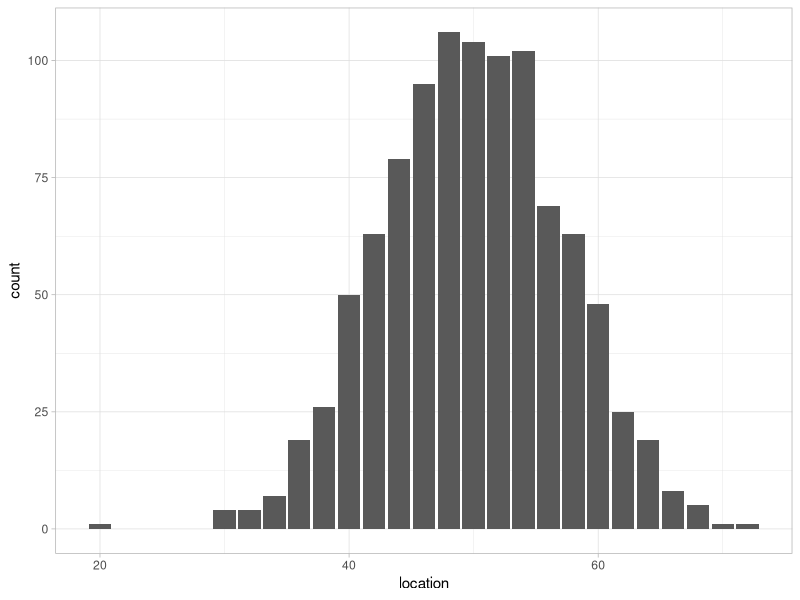
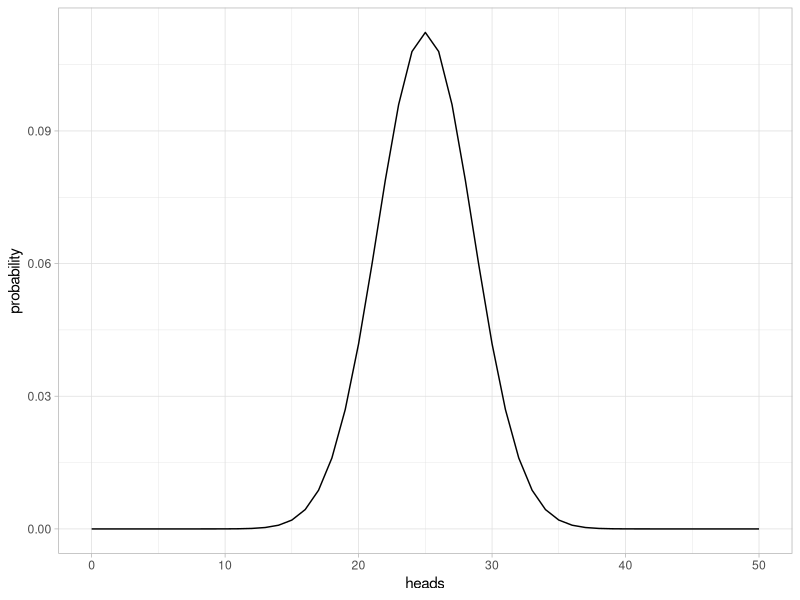
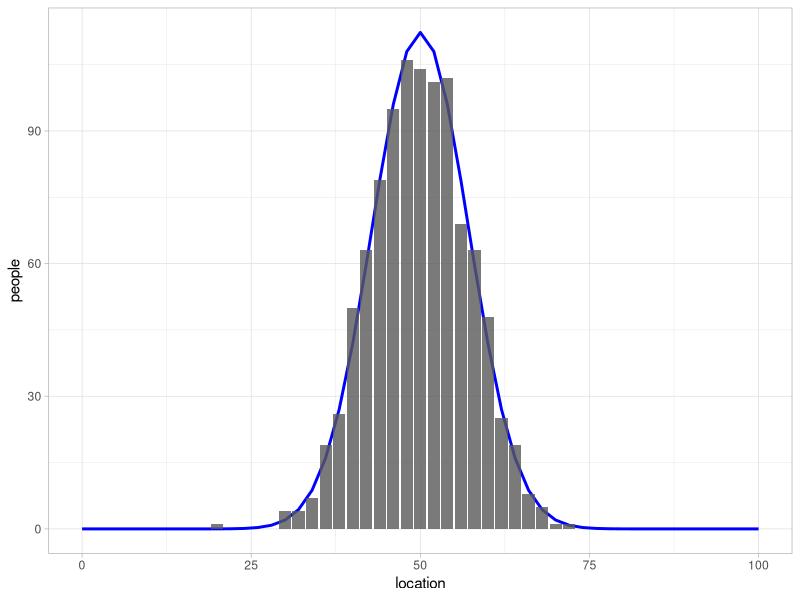

Write R code to recreate these figures, in order.
library(tidyverse)
theme_set(theme_light())

# let's recap

# football field simulation people
# what happens as I change the number of people?

npeople <- 1000
nflips <- 50

foot_sims <- 
  expand_grid(person_id = 1:npeople,
              flip_id = 1:nflips) |> 
  mutate(flip = sample(c(-1,1),
                       replace = TRUE,
                       size = npeople*nflips, 
                       prob = c(.5, .5))) |>
  group_by(person_id) |> 
  summarize(location = sum(flip) + 50)

# plot
ggplot(foot_sims,
       aes(x = location)) +
  geom_bar()

# going to infinity using dbinom

# what we expect to happen
bin_probs <- tibble(
  heads = 0:50,
  probability = dbinom(heads, 50, .5) # we will say more soon
)
  
ggplot(bin_probs,
       aes(x = heads,
           y = probability)) +
  geom_line()

# convert probabilities into numbers of people
# convert heads into locations
bin_probs <- bin_probs |> 
  mutate(people = probability*npeople,
         location = (heads-(.5*nflips))*2 + 50 )

# collapsing down the simulated data
# "how many people at each location on the field?"
sim_loc_counts <- foot_sims |> 
  group_by(location) |> 
  summarize(people = n())

# overlay the two
ggplot(bin_probs,
       aes(x = location,
           y = people)) +
  geom_line(color = "blue",
            linewidth = 1) +
  geom_col(data = sim_loc_counts,
           mapping = aes(x = location,
                         y = people),
           alpha = .8)

### Likelihood ####
# probability: what will happen given that the world is LIKE THIS
# likelihood: what is likely true about the world given these data?

# back to sampling conservatives
# we got 737 conservatives out of 2247 respondents
# what does that mean about the "true" proportion?
# last time we got a confidence interval
# how does that relate to likelihood?

hyp_33 <- dbinom(737, 2247, .33)
hyp_32 <- dbinom(737, 2247, .32)

hyp_33 # prob of getting 737 cons from 2247 r's with p = .33
hyp_32 # prob of getting 737 cons from 2247 r's with p = .32

hyp_33 / hyp_32 # factor MORE LIKELY to be the correct value

hyp_328 <- dbinom(737, 2247, .328)
hyp_327 <- dbinom(737, 2247, .327)

hyp_328
hyp_327

hyp_328 / hyp_327
